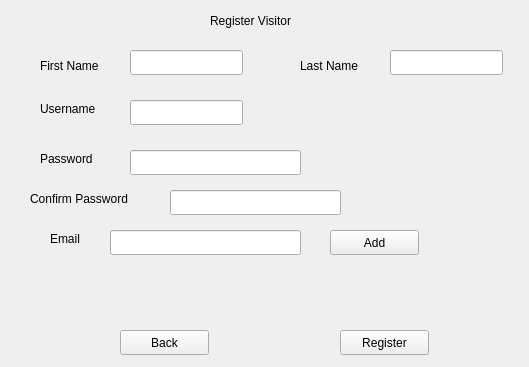
<?xml version="1.0" encoding="UTF-8"?>
<ui version="4.0">
 <class>Form</class>
 <widget class="QWidget" name="Form">
  <property name="geometry">
   <rect>
    <x>0</x>
    <y>0</y>
    <width>529</width>
    <height>367</height>
   </rect>
  </property>
  <property name="windowTitle">
   <string>Form</string>
  </property>
  <widget class="QLineEdit" name="lineEdit_5">
   <property name="geometry">
    <rect>
     <x>170</x>
     <y>190</y>
     <width>171</width>
     <height>25</height>
    </rect>
   </property>
  </widget>
  <widget class="QLineEdit" name="lineEdit">
   <property name="geometry">
    <rect>
     <x>130</x>
     <y>50</y>
     <width>113</width>
     <height>25</height>
    </rect>
   </property>
  </widget>
  <widget class="QPushButton" name="pushButton_3">
   <property name="geometry">
    <rect>
     <x>340</x>
     <y>330</y>
     <width>89</width>
     <height>25</height>
    </rect>
   </property>
   <property name="text">
    <string>Register</string>
   </property>
  </widget>
  <widget class="QLineEdit" name="lineEdit_2">
   <property name="geometry">
    <rect>
     <x>390</x>
     <y>50</y>
     <width>113</width>
     <height>25</height>
    </rect>
   </property>
  </widget>
  <widget class="QLabel" name="label_4">
   <property name="geometry">
    <rect>
     <x>40</x>
     <y>150</y>
     <width>67</width>
     <height>17</height>
    </rect>
   </property>
   <property name="text">
    <string>Password</string>
   </property>
  </widget>
  <widget class="QPushButton" name="pushButton">
   <property name="geometry">
    <rect>
     <x>330</x>
     <y>230</y>
     <width>89</width>
     <height>25</height>
    </rect>
   </property>
   <property name="text">
    <string>Add</string>
   </property>
  </widget>
  <widget class="QLabel" name="label_2">
   <property name="geometry">
    <rect>
     <x>300</x>
     <y>50</y>
     <width>81</width>
     <height>31</height>
    </rect>
   </property>
   <property name="text">
    <string>Last Name</string>
   </property>
  </widget>
  <widget class="QLabel" name="label_6">
   <property name="geometry">
    <rect>
     <x>50</x>
     <y>230</y>
     <width>67</width>
     <height>17</height>
    </rect>
   </property>
   <property name="text">
    <string>Email</string>
   </property>
  </widget>
  <widget class="QPushButton" name="pushButton_2">
   <property name="geometry">
    <rect>
     <x>120</x>
     <y>330</y>
     <width>89</width>
     <height>25</height>
    </rect>
   </property>
   <property name="text">
    <string>Back</string>
   </property>
  </widget>
  <widget class="QLineEdit" name="lineEdit_3">
   <property name="geometry">
    <rect>
     <x>130</x>
     <y>100</y>
     <width>113</width>
     <height>25</height>
    </rect>
   </property>
  </widget>
  <widget class="QLabel" name="label_3">
   <property name="geometry">
    <rect>
     <x>40</x>
     <y>100</y>
     <width>71</width>
     <height>17</height>
    </rect>
   </property>
   <property name="text">
    <string>Username</string>
   </property>
  </widget>
  <widget class="QLineEdit" name="lineEdit_6">
   <property name="geometry">
    <rect>
     <x>110</x>
     <y>230</y>
     <width>191</width>
     <height>25</height>
    </rect>
   </property>
  </widget>
  <widget class="QLabel" name="label">
   <property name="geometry">
    <rect>
     <x>40</x>
     <y>50</y>
     <width>81</width>
     <height>31</height>
    </rect>
   </property>
   <property name="text">
    <string>First Name</string>
   </property>
  </widget>
  <widget class="QLineEdit" name="lineEdit_4">
   <property name="geometry">
    <rect>
     <x>130</x>
     <y>150</y>
     <width>171</width>
     <height>25</height>
    </rect>
   </property>
  </widget>
  <widget class="QLabel" name="label_5">
   <property name="geometry">
    <rect>
     <x>30</x>
     <y>190</y>
     <width>131</width>
     <height>17</height>
    </rect>
   </property>
   <property name="text">
    <string>Confirm Password</string>
   </property>
  </widget>
  <widget class="QLabel" name="label_8">
   <property name="geometry">
    <rect>
     <x>210</x>
     <y>0</y>
     <width>131</width>
     <height>41</height>
    </rect>
   </property>
   <property name="text">
    <string>Register Visitor</string>
   </property>
  </widget>
 </widget>
 <resources/>
 <connections/>
</ui>
